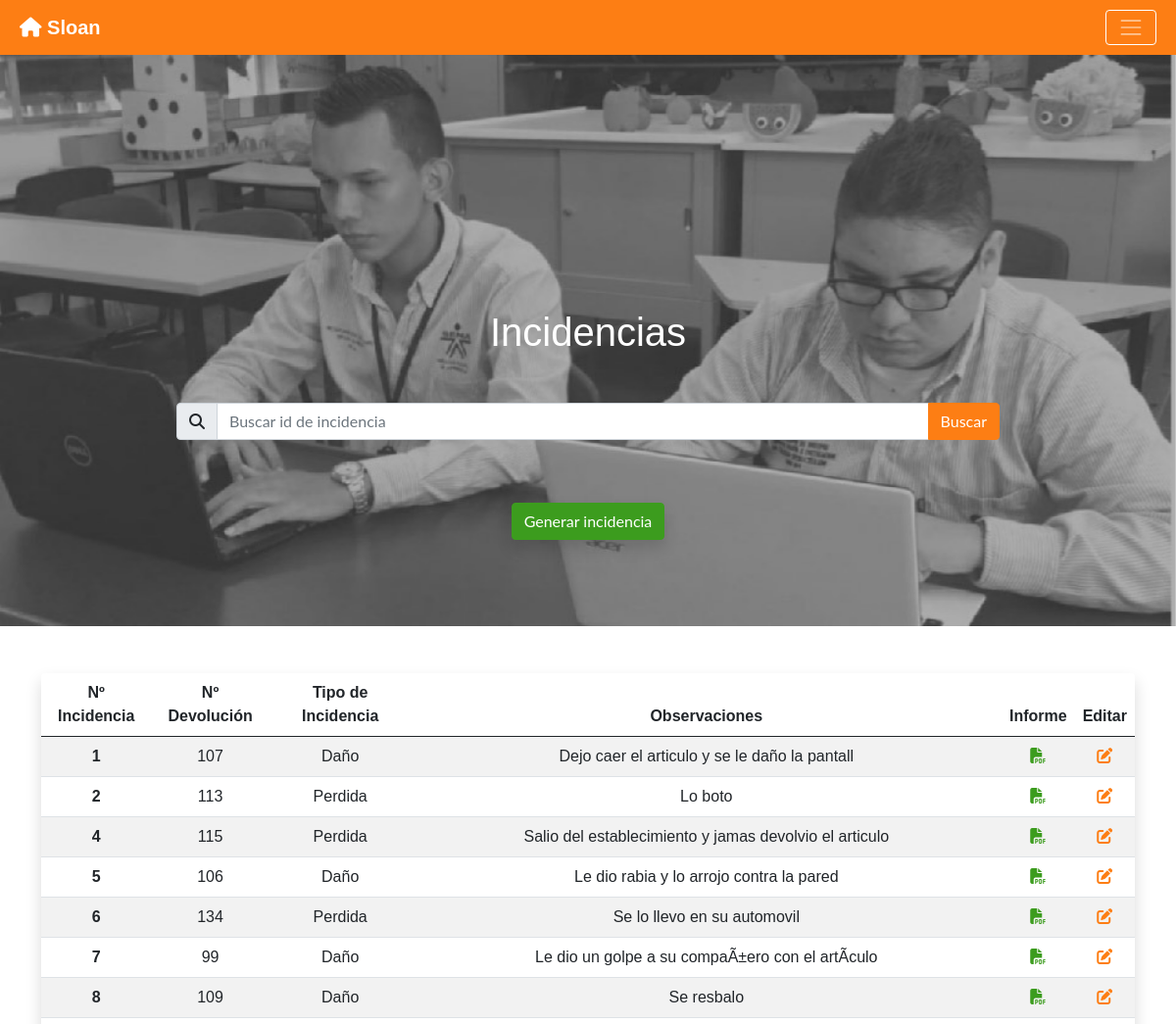
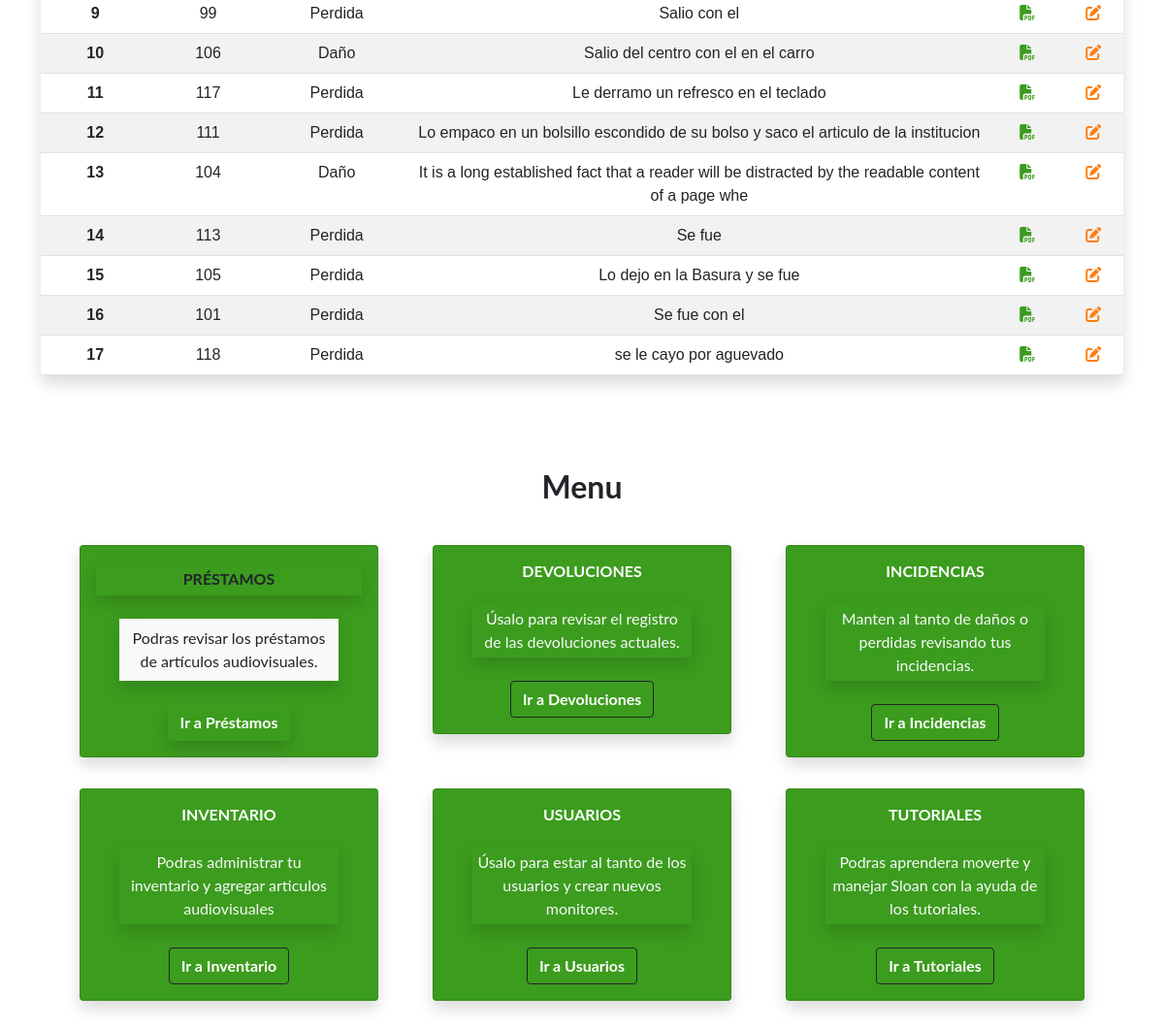
Screenshot of /monitor/inciencia.php (signed in) with the database file from the repository (2 pictures, top to bottom).
### tables this page shows
CREATE TABLE `incidencias` (
  `id_incidencia` int(11) NOT NULL,
  `id_det_devolucion` int(11) NOT NULL,
  `tipo_incidencia` int(11) NOT NULL,
  `observaciones` varchar(100) NOT NULL
);

### confirmarInicio.php (called while the page is built, shortened)
<?php
    class Confirmar {
        private $carnet;
        function __construct(){
            if (isset($_SESSION['carnetUsuario'])){
                $this -> carnet = $_SESSION['carnetUsuario'];
            }
        }
        function verificar(){
            include "conexion.php";
            $sql = "call confirmarInicioSesion(?)";
            try {
                $stmt =  $con -> prepare($sql);
                $stmt -> bindParam(1, $this -> carnet, PDO::PARAM_STR);
                $stmt -> execute();
                $resultSet = $stmt -> fetch();
                if ($resultSet['sesion'] == "activo" ){
                    $resultSet = true;
                }else{
                    $resultSet = false;
                }
            } catch (PDOException $e) {
                echo "error en confirmar sesion".$e-> getMessage();
            }
            return $resultSet;
        }
    }
?>

### monitor/inciencia.php (the view, shortened to what this page needs)
<?php
    require_once "../conexion.php";
    include_once "../confirmarInicio.php";
	$sentencia_select = $con -> prepare('CALL selectIncidencias()');
	$sentencia_select -> execute();
	$resultado = $sentencia_select -> fetchAll();
    $confirmar = new Confirmar();
    if ($confirmar -> verificar() == true):
?>
<!DOCTYPE html>
<html lang="es">
	<head>
        <link rel="stylesheet" href="../css/custom.css">
	</head>
	<body style="font-family: 'Noto Sans JP', sans-serif;">
        <?php include_once "../plantillas/navegacion.plantilla.php" ?>
        <div class="carousel slide" data-bs-ride="carousel">
            <div class="carousel-inner">
                <div class="carousel-item active">
                    <img src="../img/Fondo.jpeg" class="d-block w-100 h-100" alt="Logo Carrusel">
                </div>
                <div class="carousel-caption d-sm-block mt-sm-5 d-md-block">
                    <h1 class="h1 text-white mb-5 d-none d-md-block">Incidencias</h1>
					<form class="row text-center justify-content-center align-items-center" method="post">
	                    <div class="input-group mb-3">
                            <span class="input-group-text mb-5" id="basic-addon1"><i class="fas fa-search"></i></span>
							<input type="text" class="form-control mb-5" name="buscar" placeholder="Buscar id de incidencia" value="<?php if(isset($buscar_text)) echo $buscar_text; ?>">
                            <input type="submit" class="btn btn-warning text-white mb-5" name="btn_buscar" value="Buscar">
	                    </div>
                        <div class="col-12">
                            <a href="insert_incidencia.php" class="btn btn-success text-white mb-5 ml-3 shadow">Generar incidencia</a>
                        </div>
					</form>
                </div>
            </div>
        </div>
		<div class="container">
			<div class="row pt-5">
				<div class="col-12">
        			<table class="table table-striped table-hover shadow p-3 mb-5 bg-white rounded">
        				<thead>
        					<tr class="text-center">
        						<th class="fw-bold" scope="col">Nº Incidencia</th>
        						<th class="fw-bold" scope="col">Nº Devolución</th>
        						<th class="fw-bold" scope="col">Tipo de Incidencia</th>
                                <th class="fw-bold" scope="col">Observaciones</th>
                                <th class="fw-bold" scope="col">Informe</th>
                                <th class="fw-bold" scope="col">Editar</th>
        					</tr>
        				</thead>
        				<tbody>
							<?php foreach($resultado as $fila):?>
                                <?php if($fila ['tipo_incidencia'] == 1){ $tipoIncidencia = "Daño"; } else { $tipoIncidencia = "Perdida"; } ?>
            					<tr class="text-center">
            						<th class="fw-bold" scope="row">
                                        <?php echo $fila['id_incidencia']; ?>
                                    </th>
            						<td>
                                        <?php echo $fila['id_det_devolucion']; ?>
                                    </td>
            						<td>
                                        <?php echo $tipoIncidencia; ?>
                                    </td>
            						<td>
                                        <?php echo $fila['observaciones']; ?>
                                    </td>
    								<td><a href="../pdf/index.php?id_incidencia= <?php echo $fila['id_incidencia']; ?>" target="_blank" class="text-success" title="Generar Informe"><i class="fas fa-file-pdf"></i></a></td>
    								<td><a href="update_incidencia.php?id_incidencia= <?php echo $fila['id_incidencia']; ?>" class="text-warning"><i class="fas fa-edit"></i></a></td>
            					</tr>
        					<?php endforeach ?>
        				</tbody>
        			</table>
				</div>
			</div>
            <?php include_once "../plantillas/contenido.plantilla.php" ?>
        </div>
	</body>
</html>
<?php
    endif;
?>

### rows the page displays
incidencias: id_incidencia "1", id_det_devolucion "107", tipo_incidencia "Daño", observaciones "Dejo caer el articulo y se le daño la pantall"
incidencias: id_incidencia "2", id_det_devolucion "113", tipo_incidencia "Perdida", observaciones "Lo boto"
incidencias: id_incidencia "4", id_det_devolucion "115", tipo_incidencia "Perdida", observaciones "Salio del establecimiento y jamas devolvio el articulo"
incidencias: id_incidencia "5", id_det_devolucion "106", tipo_incidencia "Daño", observaciones "Le dio rabia y lo arrojo contra la pared"
incidencias: id_incidencia "6", id_det_devolucion "134", tipo_incidencia "Perdida", observaciones "Se lo llevo en su automovil"
incidencias: id_incidencia "7", id_det_devolucion "99", tipo_incidencia "Daño", observaciones "Le dio un golpe a su compaÃ±ero con el artÃ­culo"
incidencias: id_incidencia "8", id_det_devolucion "109", tipo_incidencia "Daño", observaciones "Se resbalo"
incidencias: id_incidencia "9", id_det_devolucion "99", tipo_incidencia "Perdida", observaciones "Salio con el"
incidencias: id_incidencia "10", id_det_devolucion "106", tipo_incidencia "Daño", observaciones "Salio del centro con el en el carro"
incidencias: id_incidencia "11", id_det_devolucion "117", tipo_incidencia "Perdida", observaciones "Le derramo un refresco en el teclado"
incidencias: id_incidencia "12", id_det_devolucion "111", tipo_incidencia "Perdida", observaciones "Lo empaco en un bolsillo escondido de su bolso y saco el articulo de la institucion"
incidencias: id_incidencia "13", id_det_devolucion "104", tipo_incidencia "Daño", observaciones "It is a long established fact that a reader will be distracted by the readable content of a page whe"
incidencias: id_incidencia "14", id_det_devolucion "113", tipo_incidencia "Perdida", observaciones "Se fue"
incidencias: id_incidencia "15", id_det_devolucion "105", tipo_incidencia "Perdida", observaciones "Lo dejo en la Basura y se fue"
incidencias: id_incidencia "16", id_det_devolucion "101", tipo_incidencia "Perdida", observaciones "Se fue con el"
incidencias: id_incidencia "17", id_det_devolucion "118", tipo_incidencia "Perdida", observaciones "se le cayo por aguevado"
